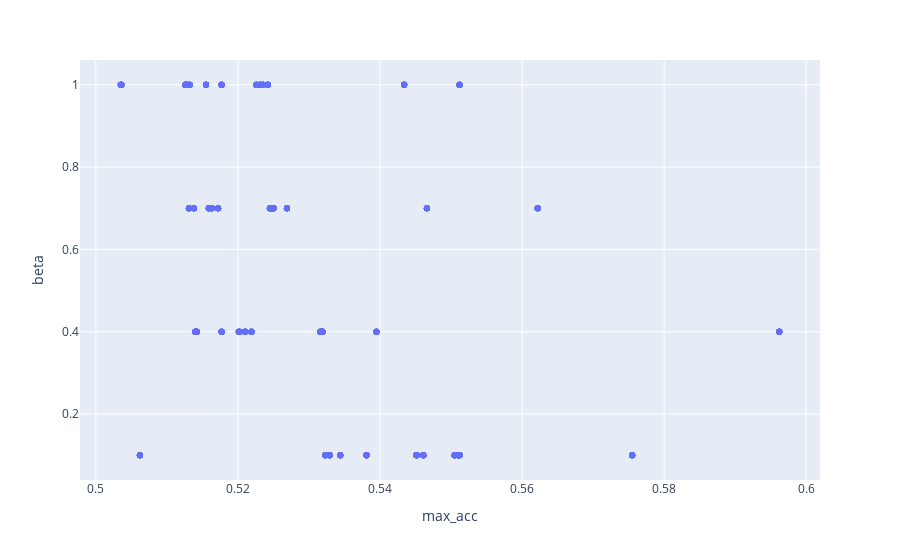

Write notebook code for a chart like this one.
### Code cell
px.scatter(data_frame=all_res,y='beta',x='max_acc') #beta ~0.4

### Figure 1 — Plotly figure (JSON) as saved in the notebook; plotly's stock layout.template omitted (floating-point values rounded to 4 significant figures; data arrays with more than 128 entries replaced by an {"elided": "..."} marker saying what was removed)
{"data": [{"hovertemplate": "max_acc=%{x}<br>beta=%{y}<extra></extra>", "legendgroup": "", "marker": {"color": "#636efa", "symbol": "circle"}, "mode": "markers", "name": "", "orientation": "v", "showlegend": false, "type": "scatter", "x": {"elided": "768 float values"}, "xaxis": "x", "y": {"elided": "768 float values"}, "yaxis": "y"}], "layout": {"legend": {"tracegroupgap": 0}, "margin": {"t": 60}, "xaxis": {"anchor": "y", "domain": [0, 1], "title": {"text": "max_acc"}}, "yaxis": {"anchor": "x", "domain": [0, 1], "title": {"text": "beta"}}}}
